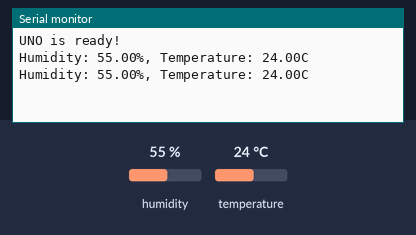
Recording of a sketch running on a simulated Arduino Uno, built with avr-gcc and run on an emulated ATmega328P. On the bench: the last lines printed to the serial monitor. The test bench sets the inputs (shaded band); at power-on: humidity 55 %, temperature 24 °C.

Above: at 1.8 s.
1.9 s: humidity set to 22 %
At 2.9 s:
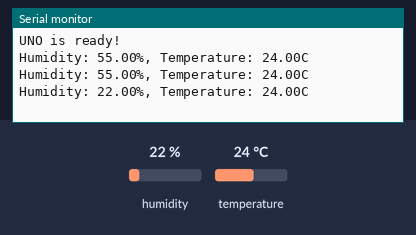
3.4 s: temperature set to 12 °C
At 4.4 s:
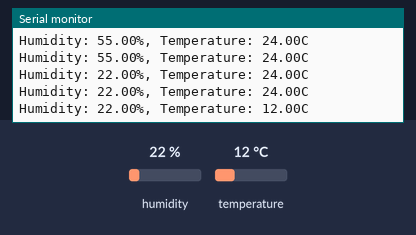
4.9 s: humidity set to 40 %
At 6.0 s:
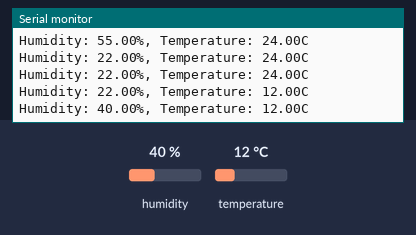
Timing chart, 0 to 7.9 s (numbered marks = the images above; inputs shaded):
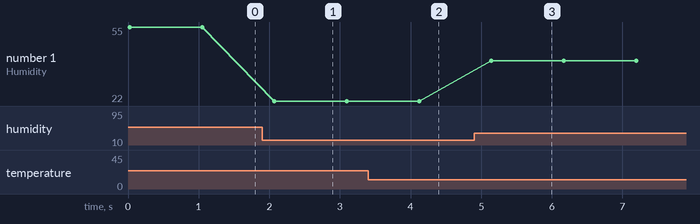

Measured:
- after the input at 1.9 s, the serial monitor: prints a new line after 0.17 s (image 1)
- after the input at 3.4 s, the serial monitor: prints a new line after 0.72 s (image 2)
- after the input at 4.9 s, the serial monitor: prints a new line after 0.24 s (image 3)
- plotted number 1: 55 → 22 after the input at 1.9 s, 22 → 40 after the input at 4.9 s

The sketch:

Sketch_22.1.1_Temperature_and_Humidity_Sensor.ino
```cpp
/*
  Sketch 22.1.1
  Temperature & Humidity Sensor

  modified 2016/8/17
  by http://www.freenove.com
*/

#include <dht.h>

dht DHT;          // create dht object
int dhtPin = 10;  // the number of the DHT11 sensor pin

void setup() {
  Serial.begin(9600); // Initialize the serial port and set the baud rate to 9600
  Serial.println("UNO is ready!");  // Print the string "UNO is ready!"
}

void loop() {
  // read DHT11 and judge the state according to the return value
  int chk = DHT.read11(dhtPin);
  switch (chk)
  {
    case DHTLIB_OK: // When read data successfully, print temperature and humidity data
      Serial.print("Humidity: ");
      Serial.print(DHT.humidity);
      Serial.print("%, Temperature: ");
      Serial.print(DHT.temperature);
      Serial.println("C");
      break;
    case DHTLIB_ERROR_CHECKSUM: // Checksum error
      Serial.println("Checksum error");
      break;
    case DHTLIB_ERROR_TIMEOUT:  // Time out error
      Serial.println("Time out error");
      break;
    default:                    // Unknown error
      Serial.println("Unknown error");
      break;
  }
  delay(1000);
}
```
